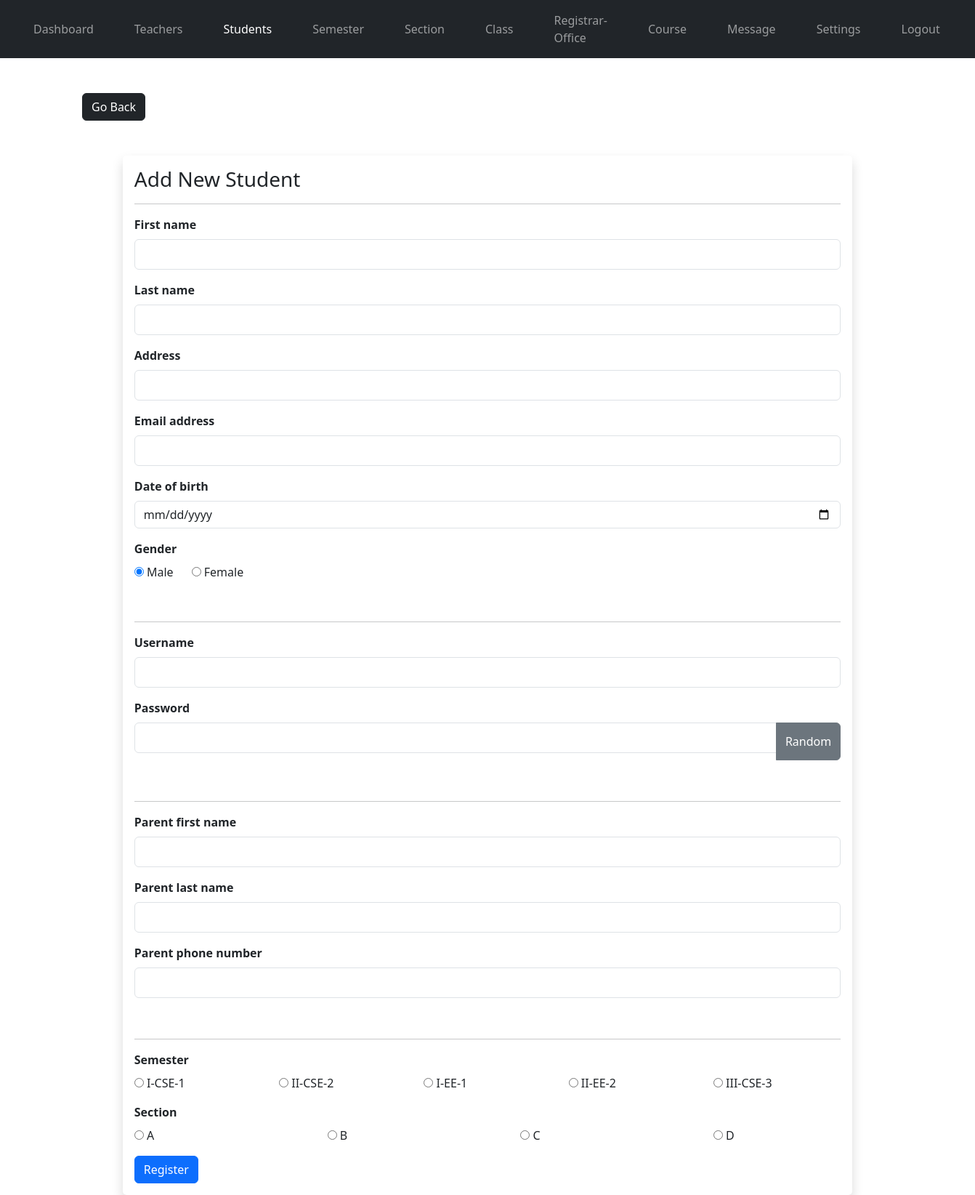
Screenshot of /admin/student-add.php (signed in) with the database file from the repository.
### tables this page shows
CREATE TABLE `semester` (
  `semester_id` int(11) NOT NULL,
  `semester` varchar(31) NOT NULL,
  `semester_code` varchar(7) NOT NULL
);

CREATE TABLE `section` (
  `section_id` int(11) NOT NULL,
  `section` varchar(7) NOT NULL
);

### admin/data/semester.php (called while the page is built, shortened)
<?php
function getAllGrades($conn){
   $sql = "SELECT * FROM semester";
   $stmt = $conn->prepare($sql);
   $stmt->execute();
   if ($stmt->rowCount() >= 1) {
     $grades = $stmt->fetchAll();
     return $grades;
   }else {
    return 0;
   }
}
?>

### admin/data/section.php (called while the page is built, shortened)
<?php
function getAllSections($conn){
   $sql = "SELECT * FROM section";
   $stmt = $conn->prepare($sql);
   $stmt->execute();
   if ($stmt->rowCount() >= 1) {
     $sections = $stmt->fetchAll();
     return $sections;
   }else {
    return 0;
   }
}
?>

### admin/student-add.php (the view, shortened to what this page needs)
<?php
if (isset($_SESSION['admin_id']) &&
    isset($_SESSION['role'])) {
    if ($_SESSION['role'] == 'Admin') {
       include "../db_connection.php";
       include "data/semester.php";
       include "data/section.php";
       $grades = getAllGrades($conn);
       $sections = getAllSections($conn);
       $fname = '';
       $lname = '';
       $uname = '';
       $address = '';
       $email = '';
       $pfn = '';
       $pln = '';
       $ppn = '';
?>
<?php
       include "../header.php";
?>
<body>
    <?php
        include "../nav.php";
     ?>
     <div class="container mt-5">
        <a href="student.php"
           class="btn btn-dark">Go Back</a>
        <form method="post"
              class="shadow p-3 mt-5 form-w"
              action="api/student-add.php">
        <h3>Add New Student</h3><hr>
        <div class="mb-3">
          <label class="form-label">First name</label>
          <input type="text"
                 class="form-control"
                 value="<?=$fname?>"
                 name="fname">
        </div>
        <div class="mb-3">
          <label class="form-label">Last name</label>
          <input type="text"
                 class="form-control"
                 value="<?=$lname?>"
                 name="lname">
        </div>
        <div class="mb-3">
          <label class="form-label">Address</label>
          <input type="text"
                 class="form-control"
                 value="<?=$address?>"
                 name="address">
        </div>
        <div class="mb-3">
          <label class="form-label">Email address</label>
          <input type="text"
                 class="form-control"
                 value="<?=$email?>"
                 name="email_address">
        </div>
        <div class="mb-3">
          <label class="form-label">Date of birth</label>
          <input type="date"
                 class="form-control"
                 name="date_of_birth">
        </div>
        <div class="mb-3">
          <label class="form-label">Gender</label><br>
          <input type="radio"
                 value="Male"
                 checked
                 name="gender"> Male
                 &nbsp;&nbsp;&nbsp;&nbsp;
          <input type="radio"
                 value="Female"
                 name="gender"> Female
        </div><br><hr>
        <div class="mb-3">
          <label class="form-label">Username</label>
          <input type="text"
                 class="form-control"
                 value="<?=$uname?>"
                 name="username">
        </div>
        <div class="mb-3">
          <label class="form-label">Password</label>
          <div class="input-group mb-3">
              <input type="text"
                     class="form-control"
                     name="pass"
                     id="passInput">
              <button class="btn btn-secondary"
                      id="gBtn">
                      Random</button>
          </div>
        </div><br><hr>
        <div class="mb-3">
          <label class="form-label">Parent first name</label>
          <input type="text"
                 class="form-control"
                 value="<?=$pfn?>"
                 name="parent_fname">
        </div>
        <div class="mb-3">
          <label class="form-label">Parent last name</label>
          <input type="text"
                 class="form-control"
                 value="<?=$pln?>"
                 name="parent_lname">
        </div>
        <div class="mb-3">
          <label class="form-label">Parent phone number</label>
          <input type="text"
                 class="form-control"
                 value="<?=$ppn?>"
                 name="parent_phone_number">
        </div><br><hr>
        <div class="mb-3">
          <label class="form-label">Semester</label>
          <div class="row row-cols-5">
            <?php foreach ($grades as $grade): ?>
            <div class="col">
              <input type="radio"
                     name="grade"
                     value="<?=$grade['semester_id']?>">
                     <?=$grade['semester_code']?>-<?=$grade['semester']?>
            </div>
            <?php endforeach ?>
          </div>
        </div>
        <div class="mb-3">
          <label class="form-label">Section</label>
          <div class="row row-cols-5">
            <?php foreach ($sections as $section): ?>
            <div class="col">
              <input type="radio"
                     name="section"
                     value="<?=$section['section_id']?>">
                     <?=$section['section']?>
            </div>
            <?php endforeach ?>
          </div>
        </div>
      <button type="submit" class="btn btn-primary">Register</button>
     </form>
     </div>
</body>
<?php
       include "../footer.php";
?>
<?php
  }else {
    header("Location: ../login.php");
    exit;
  }
}else {
	header("Location: ../login.php");
	exit;
}
?>

### static/styles.css (style rules this page uses)
* { margin: 0; padding: 0; }
body { font-family: Arial, sans-serif; margin: 0; padding: 0px; background-color: #f4f4f4; color: #333; }
.row { margin-top: 5%; display: flex; justify-content: space-between; }
form { width: 90%; margin: 0 auto; background: #fff; padding: 20px; border-radius: 5px; box-shadow: 0 0 10px rgba(0, 0, 0, 0.1); }
label { font-weight: bold; margin-bottom: 5px; }
input[type="text"], input[type="password"], input[type="submit"] { width: 100%; padding: 8px; margin-bottom: 10px; box-sizing: border-box; }

### rows the page displays
semester: semester_code "I-CSE", semester "1"
semester: semester_code "II-CSE", semester "2"
semester: semester_code "I-EE", semester "1"
semester: semester_code "II-EE", semester "2"
semester: semester_code "III-CSE", semester "3"
section: section "A"
section: section "B"
section: section "C"
section: section "D"
